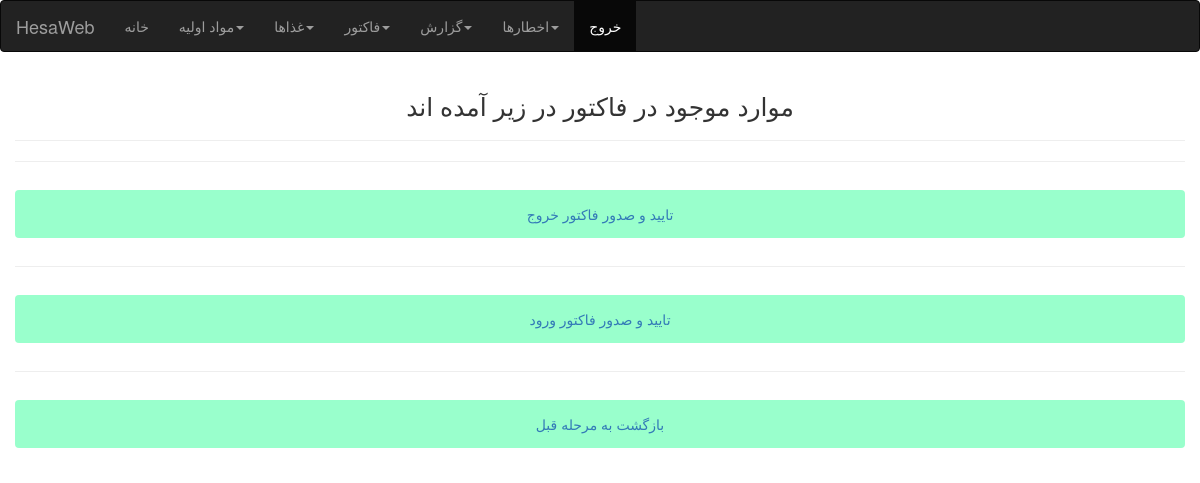
The app's page /checkfactor/ (signed in), older data.
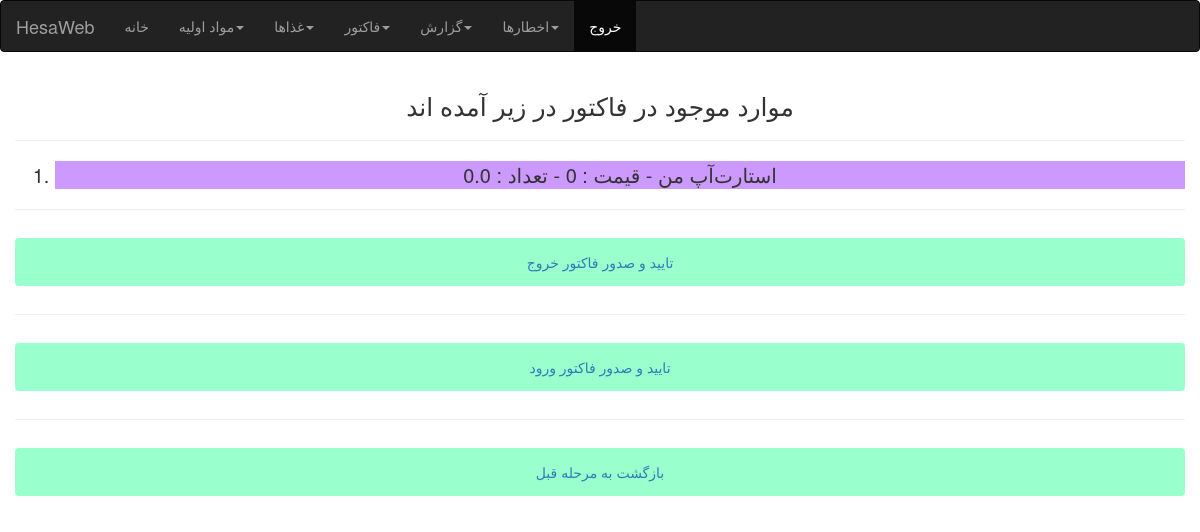
The same page, newer data.
### product/models.py (models this page shows, shortened)
class fcart(models.Model):
    element = models.ForeignKey(material, on_delete=models.CASCADE)
    tedad = models.FloatField(default=0)
    price = models.IntegerField(default=0)

class material(models.Model):
    name = models.CharField(max_length=50)
    current_value_instorage = models.FloatField(default=0)
    current_price = models.IntegerField(default=0)
    total_value = models.IntegerField(default=0)
    min_value = models.IntegerField(default=0)
    expire_date = models.DateField(blank=True)
    def __str__(self):
        return self.name

### product/views.py (the view)
# urls.py: path("checkfactor/",views.checkfactor),
@login_required
def checkfactor(request):
    content = fcart.objects.all()
    return render(request,"product/checkfactor.html",{"content":content})

### product/templates/product/checkfactor.html (shortened to what this page needs)
{% extends 'base.html' %}
{% load static %}
{% block head %}
<link rel="stylesheet" href="{% static 'style.css' %}">
{% endblock head %}
{% block body %}
<h3>موارد موجود در فاکتور در زیر آمده اند</h3>
    <hr>
    <ol>
        {% for item in content  %}
        <li class="bod">{{item.element}} - قیمت : {{item.price}} - تعداد : {{item.tedad}} </li>
        {% endfor %}
    </ol>
    <hr>
    <button>
        <a href="/factor/out"> تایید و صدور فاکتور خروج
    </button>
    <hr>
    <button>
        <a href="/factor/in"> تایید و صدور فاکتور ورود
    </button>
    <hr>
    <button>
        <a href="/addtofactor"> بازگشت به مرحله قبل
    </button>
{% endblock body %}

Row changes from the older to the newer data that the page shows:
added fcart: element "استارت‌آپ من", price "0", tedad "0.0"
